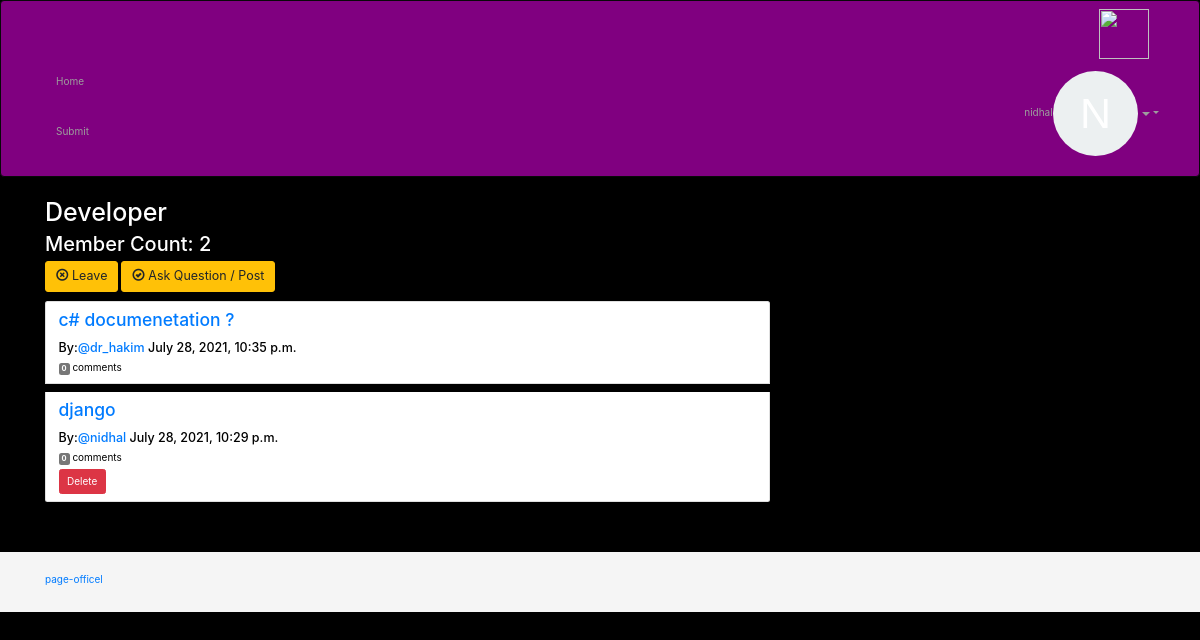
Page /groups/posts/in/developer/ (signed in) on the committed database.
### groups/models.py (models this page shows, shortened)
class Group(models.Model):
    name = models.CharField(max_length=255, unique=True)
    slug = models.SlugField(allow_unicode=True, unique=True)
    description = models.TextField(blank=True, default='')
    description_html = models.TextField(editable=False, default='', blank=True)
    members = models.ManyToManyField(User,through="GroupMember")
    class Meta:
        ordering = ["name"]

### posts/models.py (models this page shows, shortened)
class Post(models.Model):
    user = models.ForeignKey(User, related_name="posts",on_delete=models.CASCADE)
    created_at = models.DateTimeField(auto_now=True)
    question = models.CharField(max_length=255)
    description=models.TextField(blank=True, default='')
    description_html = models.TextField(editable=False)
    picture=models.ImageField(upload_to='pics',blank=True)
    group = models.ForeignKey(Group, related_name="posts",null=True, blank=True,on_delete=models.CASCADE,)
    class Meta:
        ordering = ["-created_at"]
        unique_together = ["user", "question"]

### groups/views.py (the view)
# urls.py: url(r"^posts/in/(?P<slug>[-\w]+)/$",views.SingleGroup.as_view(),name="single"),
class SingleGroup(generic.DetailView):
    model = Group

### groups/templates/groups/group_detail.html
{% extends "groups/group_base.html" %}
{% block content %}
<h1>{{group.name}}</h1>
<h2> Member Count: {{group.members.count}}</h2>
  <div class="content">
				{% if user in group.members.all %}
					<a href="{% url 'groups:leave' slug=group.slug %}" class="btn btn-lg btn-fill btn-warning"><span class="glyphicon glyphicon-remove-circle"></span> Leave</a>
                    <a href="{% url 'posts:create1' pk=group.pk %}" class="btn btn-lg btn-fill btn-warning" ><span class="glyphicon glyphicon-ok-circle"></span> Ask Question / Post </a></li>
                    {% else %}
					<a href="{% url 'groups:join' slug=group.slug %}" class="btn btn-lg btn-fill btn-warning"><span class="glyphicon glyphicon-ok-circle"></span> Join</a>
				{% endif %}
</div>
<div class="col-md-8 list-group">
	{% if group.posts.count == 0 %}
	<h2>No posts in this group yet!</h2>
	{% else %}
        {% for post in group.posts.all %}
        <div class="post media list-group-item" style="margin-top: 9px;">
            <h3 class="title list-group-item-heading" style="color: black !important; margin-bottom: 10px;"><a href="{% url 'posts:single' username=post.user.username pk=post.pk %}">{{ post.question }}</a></h3>
            <div class="media-body">
                <h5 class="media-heading">
                    <span class="username" style="color: black;">By:<a href="{% url 'posts:for_user' username=post.user.username %}">@{{ post.user.username }}</a></span>
                    <time class="time" style="color: black;">{{ post.created_at }}</time>
                </h5>
                <span style="color:black;"><span class="badge">{{ post.comments.count }}</span> comment{{ post.comments.count|pluralize}}</span>
                <div class="media-footer">
                    {% if user.is_authenticated and post.user == user and not hide_delete %}
                    <a href="{% url 'posts:delete' pk=post.pk %}" class="btn btn-danger btn-large" style="color: white;margin-top: 4px;"> Delete</a>
                    {% endif %}
                </div>
            </div>
        </div>
		{% endfor %}
	{% endif %}
</div>
{% endblock %}

### groups/templates/groups/group_base.html (shortened to what this page needs)
{% extends "base.html" %}

### templates/base.html (shortened to what this page needs)
{% load staticfiles %}
<!DOCTYPE html>
<html lang="" xmlns="http://www.w3.org/1999/html">
<head>
    <link rel="stylesheet" href="{% static "css/bootstrap.min.css" %}">
    <link rel="stylesheet" href="{% static "css/reddit.css" %}">
    <link rel="stylesheet" href="{% static "css/font-awesome.min.css" %}">
      <link rel="stylesheet" href="https://maxcdn.bootstrapcdn.com/bootstrap/4.5.2/css/bootstrap.min.css">
   <link rel="stylesheet" href="//maxcdn.bootstrapcdn.com/bootstrap/4.0.0-alpha.6/css/bootstrap.min.css">
    <link rel="stylesheet" href="//maxcdn.bootstrapcdn.com/font-awesome/4.4.0/css/font-awesome.min.css">
    <link rel="stylesheet" href="{% static 'mysite/css/master.css'%}">
    <link href="//onesignal.github.io/emoji-picker/lib/css/emoji.css" rel="stylesheet">
</head>
<body>
{% block navbar %}
    {% include '__layout/navbar.html' %}
{% endblock %}
<div class="container">
    {% block content %}{% endblock %}
</div>
{% include '__layout/footer.html' %}
</body>
</html>

### templates/__layout/navbar.html (shortened to what this page needs)
{% load static %}
<nav class="navbar navbar-inverse" style="background:purple">
    <div class="container-fluid">
        <div class="navbar-header">
            <a class="navbar-brand" href="{% url 'frontpage' %}" style="float:left">
                <img src= "{% static 'tn-logo.PNG' %}" height="50" width="50"  />
            </a>
        </div>
        <div class="collapse navbar-collapse" id="bs-example-navbar-collapse-2">
            <ul class="nav navbar-nav">
                <li><a href="{% url 'frontpage' %}">Home</a></li>
                <li><a href="{% url 'submit' %}">Submit</a></li>
            </ul>
            <ul class="nav navbar-nav navbar-right ">
                {% if user.is_authenticated %}
                    <li class="dropdown">
                        <a href="#" class="dropdown-toggle" data-toggle="dropdown" role="button" aria-expanded="false">
                            {{ user }}<img avatar="{{user.username}}" height="85" width="85" class="round"/>
                            <span class="caret"></span></a>
                    </li>
                {% else %}
                    <li><a href="{% url 'login' %}">Login</a></li>
                    <li><a href="{% url 'register' %}">Register</a></li>
                {% endif %}
            </ul>
        </div>
    </div>
</nav>

### templates/__layout/footer.html (shortened to what this page needs)
<div id="footer">
    <div class="container">
          <a href="http://elmeriyu.pythonanywhere.com/#">page-officel</a></i>
    </div>
</div>

### static/css/reddit.css (style rules this page uses)
.title { color: blue; margin: 0 .4em 1px 0; }
a:link { text-decoration: none; }
html, body { height: 100%; }
body { line-height: 20px; }
#footer { height: 60px; background-color: #f5f5f5; margin-top:50px; padding-top:20px; padding-bottom:20px; }

### static/mysite/css/master.css (style rules this page uses)
body { margin-left: 0px; overflow: hidden; background-color: black; color:white; }

### templates/base.html (style rules this page uses)
.round { border-radius: 50%; }

### rows in the picture
Group: name "Developer", members.count "2"
Post: question "c# documenetation ?", user.username "dr_hakim", created_at "July 28, 2021, 10:35 p.m.", comments.count "0"
Post: question "django", user.username "nidhal", created_at "July 28, 2021, 10:29 p.m.", comments.count "0", shows "Delete"

### other values in the picture
{{ user }} "nidhal"
